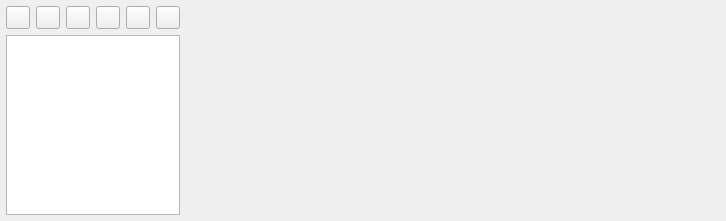
<?xml version="1.0" encoding="UTF-8"?>
<ui version="4.0">
 <class>Properties</class>
 <widget class="QDialog" name="Properties">
  <property name="windowModality">
   <enum>Qt::NonModal</enum>
  </property>
  <property name="geometry">
   <rect>
    <x>0</x>
    <y>0</y>
    <width>486</width>
    <height>221</height>
   </rect>
  </property>
  <property name="sizePolicy">
   <sizepolicy hsizetype="Preferred" vsizetype="Preferred">
    <horstretch>0</horstretch>
    <verstretch>0</verstretch>
   </sizepolicy>
  </property>
  <property name="windowTitle">
   <string>Plot properties</string>
  </property>
  <property name="windowIcon">
   <iconset resource="../../resources.qrc">
    <normaloff>:/resources/Canvas/canvas_properties.png</normaloff>:/resources/Canvas/canvas_properties.png</iconset>
  </property>
  <property name="windowOpacity">
   <double>1.000000000000000</double>
  </property>
  <property name="layoutDirection">
   <enum>Qt::LeftToRight</enum>
  </property>
  <property name="modal">
   <bool>false</bool>
  </property>
  <layout class="QGridLayout" name="gridLayout">
   <property name="leftMargin">
    <number>6</number>
   </property>
   <property name="topMargin">
    <number>6</number>
   </property>
   <property name="rightMargin">
    <number>3</number>
   </property>
   <property name="bottomMargin">
    <number>6</number>
   </property>
   <property name="spacing">
    <number>3</number>
   </property>
   <item row="1" column="0">
    <layout class="QVBoxLayout" name="verticalLayout">
     <property name="spacing">
      <number>6</number>
     </property>
     <item>
      <layout class="QHBoxLayout" name="horizontalLayout_2">
       <item>
        <widget class="QToolButton" name="toolButton_3">
         <property name="sizePolicy">
          <sizepolicy hsizetype="Preferred" vsizetype="Fixed">
           <horstretch>0</horstretch>
           <verstretch>0</verstretch>
          </sizepolicy>
         </property>
         <property name="toolTip">
          <string>Go to the begin position.</string>
         </property>
         <property name="whatsThis">
          <string>Go to the begin position.</string>
         </property>
         <property name="text">
          <string/>
         </property>
         <property name="icon">
          <iconset resource="../../resources.qrc">
           <normaloff>:/resources/Canvas/canvas_properties.png</normaloff>:/resources/Canvas/canvas_properties.png</iconset>
         </property>
        </widget>
       </item>
       <item>
        <widget class="QToolButton" name="toolButton_7">
         <property name="sizePolicy">
          <sizepolicy hsizetype="Preferred" vsizetype="Fixed">
           <horstretch>0</horstretch>
           <verstretch>0</verstretch>
          </sizepolicy>
         </property>
         <property name="toolTip">
          <string>Show styles' editor.</string>
         </property>
         <property name="whatsThis">
          <string>Show styles' editor.</string>
         </property>
         <property name="text">
          <string/>
         </property>
         <property name="icon">
          <iconset resource="../../resources.qrc">
           <normaloff>:/resources/Styles/icon.png</normaloff>:/resources/Styles/icon.png</iconset>
         </property>
        </widget>
       </item>
       <item>
        <widget class="QToolButton" name="toolButton_4">
         <property name="sizePolicy">
          <sizepolicy hsizetype="Preferred" vsizetype="Fixed">
           <horstretch>0</horstretch>
           <verstretch>0</verstretch>
          </sizepolicy>
         </property>
         <property name="toolTip">
          <string>Remove data</string>
         </property>
         <property name="whatsThis">
          <string>Remove data</string>
         </property>
         <property name="text">
          <string/>
         </property>
         <property name="icon">
          <iconset resource="../../resources.qrc">
           <normaloff>:/resources/MainWindow/Data/close.png</normaloff>:/resources/MainWindow/Data/close.png</iconset>
         </property>
        </widget>
       </item>
       <item>
        <widget class="QToolButton" name="toolButton_6">
         <property name="sizePolicy">
          <sizepolicy hsizetype="Preferred" vsizetype="Fixed">
           <horstretch>0</horstretch>
           <verstretch>0</verstretch>
          </sizepolicy>
         </property>
         <property name="toolTip">
          <string>Add a text file with data</string>
         </property>
         <property name="whatsThis">
          <string>Add a text file with data</string>
         </property>
         <property name="text">
          <string/>
         </property>
         <property name="icon">
          <iconset resource="../../resources.qrc">
           <normaloff>:/resources/MainWindow/Data/add.png</normaloff>:/resources/MainWindow/Data/add.png</iconset>
         </property>
        </widget>
       </item>
       <item>
        <widget class="QToolButton" name="toolButton_5">
         <property name="sizePolicy">
          <sizepolicy hsizetype="Preferred" vsizetype="Fixed">
           <horstretch>0</horstretch>
           <verstretch>0</verstretch>
          </sizepolicy>
         </property>
         <property name="toolTip">
          <string>Replace data</string>
         </property>
         <property name="whatsThis">
          <string>Replace data</string>
         </property>
         <property name="text">
          <string/>
         </property>
         <property name="icon">
          <iconset resource="../../resources.qrc">
           <normaloff>:/resources/MainWindow/Data/replace.png</normaloff>:/resources/MainWindow/Data/replace.png</iconset>
         </property>
        </widget>
       </item>
       <item>
        <widget class="QToolButton" name="toolButton">
         <property name="sizePolicy">
          <sizepolicy hsizetype="Preferred" vsizetype="Fixed">
           <horstretch>0</horstretch>
           <verstretch>0</verstretch>
          </sizepolicy>
         </property>
         <property name="toolTip">
          <string>Remove all the files.</string>
         </property>
         <property name="statusTip">
          <string/>
         </property>
         <property name="whatsThis">
          <string>Remove all the files.</string>
         </property>
         <property name="text">
          <string/>
         </property>
         <property name="icon">
          <iconset resource="../../resources.qrc">
           <normaloff>:/resources/MainWindow/Project/clean.png</normaloff>:/resources/MainWindow/Project/clean.png</iconset>
         </property>
        </widget>
       </item>
      </layout>
     </item>
     <item>
      <widget class="QListWidget" name="listWidget">
       <property name="sizePolicy">
        <sizepolicy hsizetype="Expanding" vsizetype="Preferred">
         <horstretch>0</horstretch>
         <verstretch>0</verstretch>
        </sizepolicy>
       </property>
       <property name="minimumSize">
        <size>
         <width>90</width>
         <height>0</height>
        </size>
       </property>
       <property name="maximumSize">
        <size>
         <width>450</width>
         <height>16777215</height>
        </size>
       </property>
       <property name="toolTip">
        <string>Here you can change the widget for plot's customizations.</string>
       </property>
       <property name="whatsThis">
        <string>Here you can change the widget for plot's customizations.</string>
       </property>
       <property name="alternatingRowColors">
        <bool>false</bool>
       </property>
       <property name="layoutMode">
        <enum>QListView::SinglePass</enum>
       </property>
      </widget>
     </item>
    </layout>
   </item>
   <item row="1" column="1">
    <widget class="QStackedWidget" name="stackedWidget">
     <property name="sizePolicy">
      <sizepolicy hsizetype="Preferred" vsizetype="Preferred">
       <horstretch>0</horstretch>
       <verstretch>0</verstretch>
      </sizepolicy>
     </property>
     <property name="minimumSize">
      <size>
       <width>540</width>
       <height>0</height>
      </size>
     </property>
     <property name="sizeIncrement">
      <size>
       <width>0</width>
       <height>0</height>
      </size>
     </property>
     <property name="currentIndex">
      <number>-1</number>
     </property>
    </widget>
   </item>
  </layout>
 </widget>
 <resources>
  <include location="../../resources.qrc"/>
 </resources>
 <connections/>
</ui>
